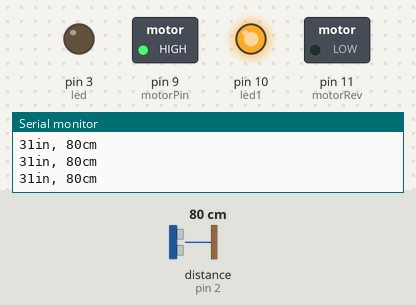
Bench run of a sketch on a simulated Arduino Uno, built with avr-gcc and run on an emulated ATmega328P. Shown: switched loads named in the sketch (green lamp = pin HIGH), output pins drawn as LEDs (lit = HIGH), the last lines printed to the serial monitor. Wiring (inferred from the names in the program): ultrasonic range finder: trigger pin 7; echo pin 2. Inputs (shaded band) come from the test bench; at power-on: distance to the obstacle (sensor on pin 2) 80 cm. The echo pulse lasts 58.3 µs per cm; pins used as bus, display or sensor lines are not drawn.

Above: at 1.2 s.
1.3 s: distance to the obstacle (sensor on pin 2) set to 22 cm
4.3 s: distance to the obstacle (sensor on pin 2) set to 18 cm
At 5.4 s:
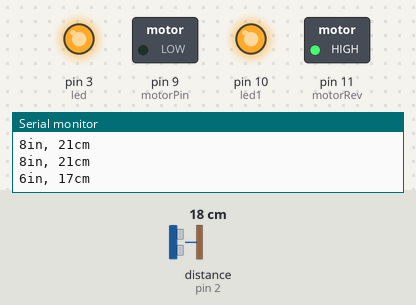
5.8 s: distance to the obstacle (sensor on pin 2) set to 35 cm
At 7.0 s:
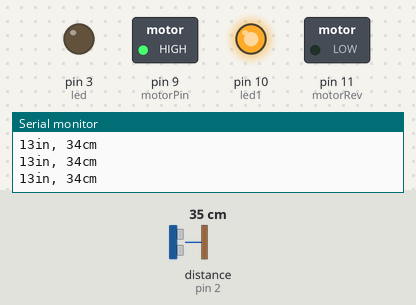
7.8 s: distance to the obstacle (sensor on pin 2) set to 2 cm
At 9.0 s:
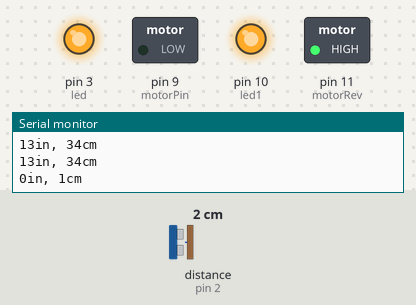
Timing chart, 0 to 10.3 s (numbered marks = the images above; inputs shaded):
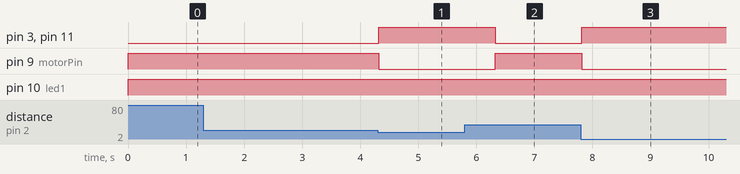

The sketch:

collision_detecting_car.ino
```cpp
// Set Threshold distance for car to stop in inches
const int threshold = 7;

// Ultrasonic sensor config
const int pingtrig = 7;
const int pingecho = 2;

// Motor config
const int motorPin = 9;
const int motorRev = 11;

// Led config
const int led = 3;
const int led1 = 10;

void setup() {
  Serial.begin(9600);
  // initialize motor
  pinMode(motorPin, OUTPUT);
  pinMode(motorRev, OUTPUT);

  // initialize leds
  pinMode(led, OUTPUT);
  pinMode(led1, OUTPUT);
}

void loop() {
  long inches;
  // Start measuring distance infront using the ultrasonic sensor
  inches = startMeasuring();

    // Decide motor on/off
    if (inches <= threshold) {
    // Obstacle has been detected, stop the motor and turn on the redlights
    digitalWrite(motorPin, LOW);
    digitalWrite(led, HIGH);
    digitalWrite(motorRev, HIGH);
    delay(2000);
  }
  else {
    // Path is clear, turn on the motor, turn off redlights and turn on greenlights
    digitalWrite(motorPin, HIGH);
    digitalWrite(led, LOW);
    digitalWrite(led1, HIGH);
    digitalWrite(motorRev, LOW);
  }
}

long startMeasuring() {
  long duration, inches, cm;

  pinMode(pingtrig, OUTPUT);
  digitalWrite(pingtrig, LOW);
  delayMicroseconds(2);
  digitalWrite(pingtrig, HIGH);
  delayMicroseconds(5);
  digitalWrite(pingtrig, LOW);

  pinMode(pingecho, INPUT);
  duration = pulseIn(pingecho, HIGH);

  inches = microsecondsToInches(duration);
  cm = microsecondsToCentimeters(duration);

  Serial.print(inches);
  Serial.print("in, ");
  Serial.print(cm);
  Serial.print("cm");
  Serial.println();

  return inches;
}

// ----------------------------conversion---------------------------------
long microsecondsToInches(long microseconds) {
  /* According to Parallax's datasheet for the PING))), there are
  73.746 microseconds per inch (i.e. sound travels at 1130 feet per
  second).  This gives the distance travelled by the ping, outbound
  and return, so we divide by 2 to get the distance of the obstacle.
  See: http://www.parallax.com/dl/docs/prod/acc/28015-PING-v1.3.pdf */
  return microseconds / 74 / 2;
}

long microsecondsToCentimeters(long microseconds) {
  /*The speed of sound is 340 m/s or 29 microseconds per centimeter.
  The ping travels out and back, so to find the distance of the
  object we take half of the distance travelled. */
  return microseconds / 29 / 2;
}
```

Measured:
- the behaviour switches between 21 and 20 cm on distance to the obstacle (sensor on pin 2) (found by bisection; images 0 and 1)
- after the input at 4.3 s, pin 3 (led), pin 11 (motorRev): LOW → HIGH at once; pin 9 (motorPin): HIGH → LOW at once
- after the input at 5.8 s, pin 3 (led), pin 11 (motorRev): HIGH → LOW after 0.52 s; pin 9 (motorPin): LOW → HIGH after 0.52 s
- after the input at 7.8 s, pin 3 (led), pin 11 (motorRev): LOW → HIGH at once; pin 9 (motorPin): HIGH → LOW at once
